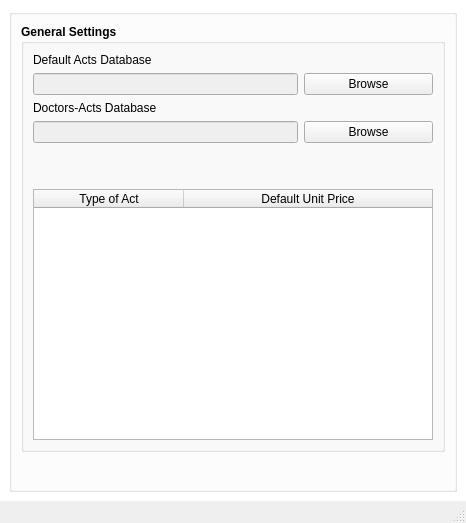
<?xml version="1.0" encoding="UTF-8"?>
<ui version="4.0">
 <class>AppCentralWidget</class>
 <widget class="QMainWindow" name="AppCentralWidget">
  <property name="geometry">
   <rect>
    <x>0</x>
    <y>0</y>
    <width>458</width>
    <height>523</height>
   </rect>
  </property>
  <property name="sizePolicy">
   <sizepolicy hsizetype="Preferred" vsizetype="Preferred">
    <horstretch>0</horstretch>
    <verstretch>0</verstretch>
   </sizepolicy>
  </property>
  <property name="windowTitle">
   <string>MainWindow</string>
  </property>
  <property name="windowIcon">
   <iconset>
    <normaloff>:/custom/res/MDTicon.svg</normaloff>:/custom/res/MDTicon.svg</iconset>
  </property>
  <property name="styleSheet">
   <string notr="true">QWidget#centralwidget
{
	background-color: rgb(255, 255, 255);
}</string>
  </property>
  <property name="iconSize">
   <size>
    <width>32</width>
    <height>32</height>
   </size>
  </property>
  <property name="documentMode">
   <bool>false</bool>
  </property>
  <widget class="QWidget" name="centralwidget">
   <property name="styleSheet">
    <string notr="true">QWidget#centralWidget
{
	background-color: rgb(255, 255, 255);
}</string>
   </property>
   <layout class="QGridLayout" name="gridLayout">
    <item row="0" column="0">
     <widget class="QGroupBox" name="groupBox_5">
      <property name="font">
       <font>
        <weight>75</weight>
        <bold>true</bold>
       </font>
      </property>
      <property name="title">
       <string/>
      </property>
      <property name="flat">
       <bool>false</bool>
      </property>
      <layout class="QGridLayout" name="gridLayout_7">
       <item row="1" column="0">
        <layout class="QGridLayout" name="gridLayout_2">
         <item row="1" column="2">
          <spacer name="horizontalSpacer">
           <property name="orientation">
            <enum>Qt::Horizontal</enum>
           </property>
           <property name="sizeHint" stdset="0">
            <size>
             <width>40</width>
             <height>20</height>
            </size>
           </property>
          </spacer>
         </item>
         <item row="1" column="3">
          <widget class="QPushButton" name="PB_Close">
           <property name="sizePolicy">
            <sizepolicy hsizetype="Preferred" vsizetype="Preferred">
             <horstretch>0</horstretch>
             <verstretch>0</verstretch>
            </sizepolicy>
           </property>
           <property name="font">
            <font>
             <weight>75</weight>
             <bold>true</bold>
            </font>
           </property>
           <property name="mouseTracking">
            <bool>false</bool>
           </property>
           <property name="toolTip">
            <string>&lt;html&gt;&lt;head/&gt;&lt;body&gt;&lt;p align=&quot;center&quot;&gt;Exit&lt;/p&gt;&lt;/body&gt;&lt;/html&gt;</string>
           </property>
           <property name="text">
            <string/>
           </property>
           <property name="icon">
            <iconset resource="../mainwindow.qrc">
             <normaloff>:/icons/res/next-1.png</normaloff>:/icons/res/next-1.png</iconset>
           </property>
           <property name="iconSize">
            <size>
             <width>37</width>
             <height>37</height>
            </size>
           </property>
           <property name="flat">
            <bool>true</bool>
           </property>
          </widget>
         </item>
         <item row="1" column="0">
          <widget class="QPushButton" name="PB_ActAdd">
           <property name="sizePolicy">
            <sizepolicy hsizetype="Preferred" vsizetype="Preferred">
             <horstretch>0</horstretch>
             <verstretch>0</verstretch>
            </sizepolicy>
           </property>
           <property name="font">
            <font>
             <weight>75</weight>
             <bold>true</bold>
            </font>
           </property>
           <property name="mouseTracking">
            <bool>false</bool>
           </property>
           <property name="toolTip">
            <string>&lt;html&gt;&lt;head/&gt;&lt;body&gt;&lt;p align=&quot;center&quot;&gt;Exit&lt;/p&gt;&lt;/body&gt;&lt;/html&gt;</string>
           </property>
           <property name="text">
            <string/>
           </property>
           <property name="icon">
            <iconset resource="../mainwindow.qrc">
             <normaloff>:/icons/res/folder-1.png</normaloff>:/icons/res/folder-1.png</iconset>
           </property>
           <property name="iconSize">
            <size>
             <width>37</width>
             <height>37</height>
            </size>
           </property>
           <property name="flat">
            <bool>true</bool>
           </property>
          </widget>
         </item>
         <item row="1" column="1">
          <widget class="QPushButton" name="PB_ActRemove">
           <property name="sizePolicy">
            <sizepolicy hsizetype="Preferred" vsizetype="Preferred">
             <horstretch>0</horstretch>
             <verstretch>0</verstretch>
            </sizepolicy>
           </property>
           <property name="font">
            <font>
             <weight>75</weight>
             <bold>true</bold>
            </font>
           </property>
           <property name="mouseTracking">
            <bool>false</bool>
           </property>
           <property name="toolTip">
            <string>&lt;html&gt;&lt;head/&gt;&lt;body&gt;&lt;p align=&quot;center&quot;&gt;Exit&lt;/p&gt;&lt;/body&gt;&lt;/html&gt;</string>
           </property>
           <property name="text">
            <string/>
           </property>
           <property name="icon">
            <iconset resource="../mainwindow.qrc">
             <normaloff>:/icons/res/folder-2-tr.png</normaloff>:/icons/res/folder-2-tr.png</iconset>
           </property>
           <property name="iconSize">
            <size>
             <width>37</width>
             <height>37</height>
            </size>
           </property>
           <property name="flat">
            <bool>true</bool>
           </property>
          </widget>
         </item>
        </layout>
       </item>
       <item row="0" column="0" colspan="2">
        <widget class="QGroupBox" name="groupBox_2">
         <property name="font">
          <font>
           <weight>75</weight>
           <bold>true</bold>
          </font>
         </property>
         <property name="title">
          <string>General Settings</string>
         </property>
         <layout class="QGridLayout" name="gridLayout_3">
          <item row="8" column="0" colspan="3">
           <widget class="QTableWidget" name="m_tabledefaultacts">
            <property name="sizePolicy">
             <sizepolicy hsizetype="Preferred" vsizetype="Expanding">
              <horstretch>0</horstretch>
              <verstretch>0</verstretch>
             </sizepolicy>
            </property>
            <property name="minimumSize">
             <size>
              <width>400</width>
              <height>0</height>
             </size>
            </property>
            <property name="alternatingRowColors">
             <bool>false</bool>
            </property>
            <property name="rowCount">
             <number>0</number>
            </property>
            <property name="columnCount">
             <number>2</number>
            </property>
            <attribute name="horizontalHeaderDefaultSectionSize">
             <number>150</number>
            </attribute>
            <attribute name="horizontalHeaderStretchLastSection">
             <bool>true</bool>
            </attribute>
            <attribute name="verticalHeaderShowSortIndicator" stdset="0">
             <bool>false</bool>
            </attribute>
            <attribute name="verticalHeaderStretchLastSection">
             <bool>false</bool>
            </attribute>
            <column>
             <property name="text">
              <string>Type of Act</string>
             </property>
            </column>
            <column>
             <property name="text">
              <string>Default Unit Price</string>
             </property>
            </column>
           </widget>
          </item>
          <item row="7" column="0" colspan="3">
           <spacer name="verticalSpacer">
            <property name="orientation">
             <enum>Qt::Vertical</enum>
            </property>
            <property name="sizeType">
             <enum>QSizePolicy::Fixed</enum>
            </property>
            <property name="sizeHint" stdset="0">
             <size>
              <width>20</width>
              <height>40</height>
             </size>
            </property>
           </spacer>
          </item>
          <item row="2" column="2">
           <widget class="QPushButton" name="PB_LoadDatabaseDefaultActs">
            <property name="sizePolicy">
             <sizepolicy hsizetype="Preferred" vsizetype="Fixed">
              <horstretch>0</horstretch>
              <verstretch>0</verstretch>
             </sizepolicy>
            </property>
            <property name="text">
             <string>Browse</string>
            </property>
           </widget>
          </item>
          <item row="6" column="2">
           <widget class="QPushButton" name="PB_LoadDatabaseDoctors">
            <property name="sizePolicy">
             <sizepolicy hsizetype="Preferred" vsizetype="Fixed">
              <horstretch>0</horstretch>
              <verstretch>0</verstretch>
             </sizepolicy>
            </property>
            <property name="text">
             <string>Browse</string>
            </property>
           </widget>
          </item>
          <item row="5" column="0">
           <widget class="QLabel" name="label">
            <property name="font">
             <font>
              <weight>50</weight>
              <bold>false</bold>
             </font>
            </property>
            <property name="text">
             <string>Doctors-Acts Database</string>
            </property>
           </widget>
          </item>
          <item row="0" column="0">
           <widget class="QLabel" name="label_2">
            <property name="font">
             <font>
              <weight>50</weight>
              <bold>false</bold>
             </font>
            </property>
            <property name="text">
             <string>Default Acts Database</string>
            </property>
           </widget>
          </item>
          <item row="2" column="0" colspan="2">
           <widget class="QLineEdit" name="mLE_DatabaseDefaultActs">
            <property name="enabled">
             <bool>false</bool>
            </property>
            <property name="sizePolicy">
             <sizepolicy hsizetype="Preferred" vsizetype="Fixed">
              <horstretch>0</horstretch>
              <verstretch>0</verstretch>
             </sizepolicy>
            </property>
            <property name="alignment">
             <set>Qt::AlignCenter</set>
            </property>
           </widget>
          </item>
          <item row="6" column="0" colspan="2">
           <widget class="QLineEdit" name="mLE_DatabaseDoctorsActs">
            <property name="enabled">
             <bool>false</bool>
            </property>
            <property name="sizePolicy">
             <sizepolicy hsizetype="Preferred" vsizetype="Fixed">
              <horstretch>0</horstretch>
              <verstretch>0</verstretch>
             </sizepolicy>
            </property>
            <property name="alignment">
             <set>Qt::AlignCenter</set>
            </property>
           </widget>
          </item>
         </layout>
        </widget>
       </item>
      </layout>
     </widget>
    </item>
   </layout>
  </widget>
  <widget class="QStatusBar" name="statusbar"/>
  <action name="actionSave_TSV_metallurgy_file">
   <property name="text">
    <string>Save .tmmf file</string>
   </property>
  </action>
  <action name="actionLoad_TSV_metallurgy_file">
   <property name="text">
    <string>Save as .tmmf file</string>
   </property>
  </action>
  <action name="actionLoad_tmmf">
   <property name="text">
    <string>Load .tmmf file</string>
   </property>
  </action>
  <action name="actionQuick_Reference_Guide">
   <property name="text">
    <string>Quick Reference Guide</string>
   </property>
  </action>
  <action name="actionUser_uide">
   <property name="text">
    <string>User Guide</string>
   </property>
  </action>
  <action name="actionAbout_TMT">
   <property name="text">
    <string>About TMT</string>
   </property>
  </action>
 </widget>
 <resources>
  <include location="../mainwindow.qrc"/>
 </resources>
 <connections/>
</ui>
